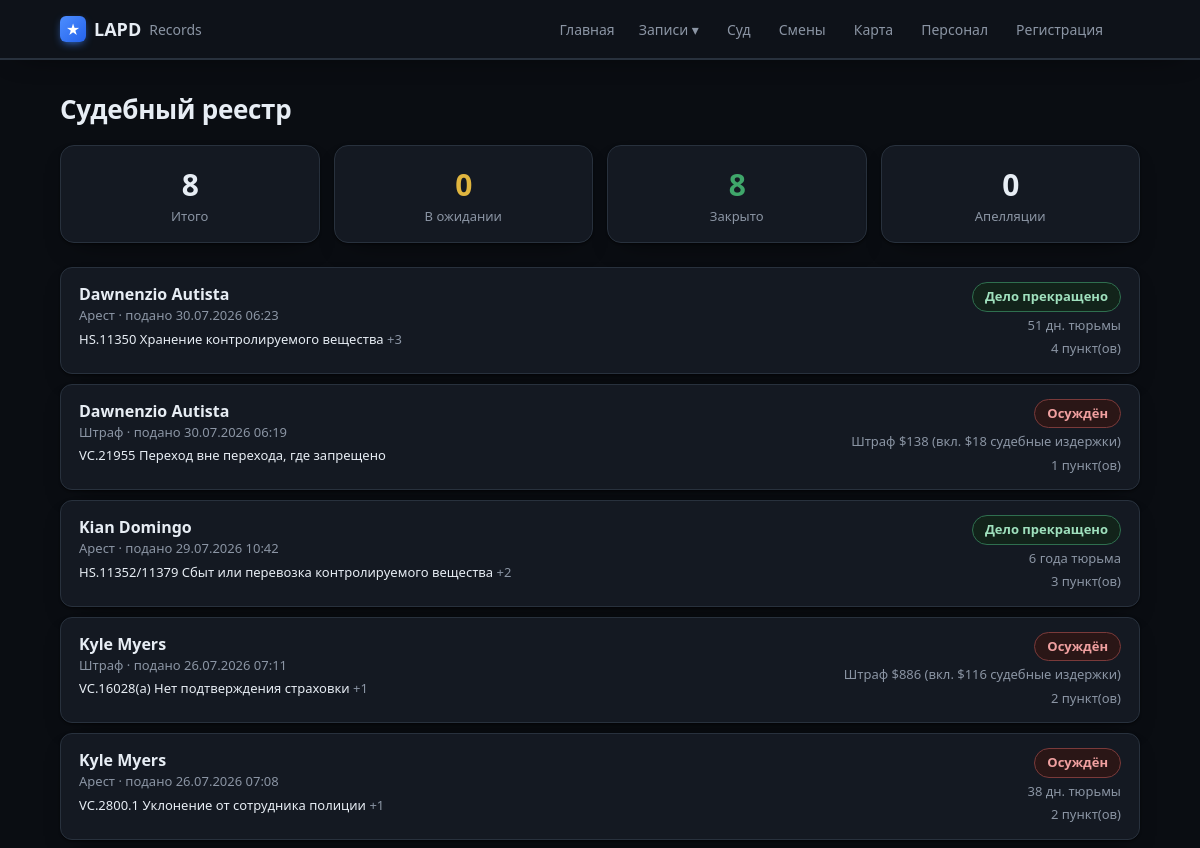
The page /court (upper part) on the database as committed earlier.
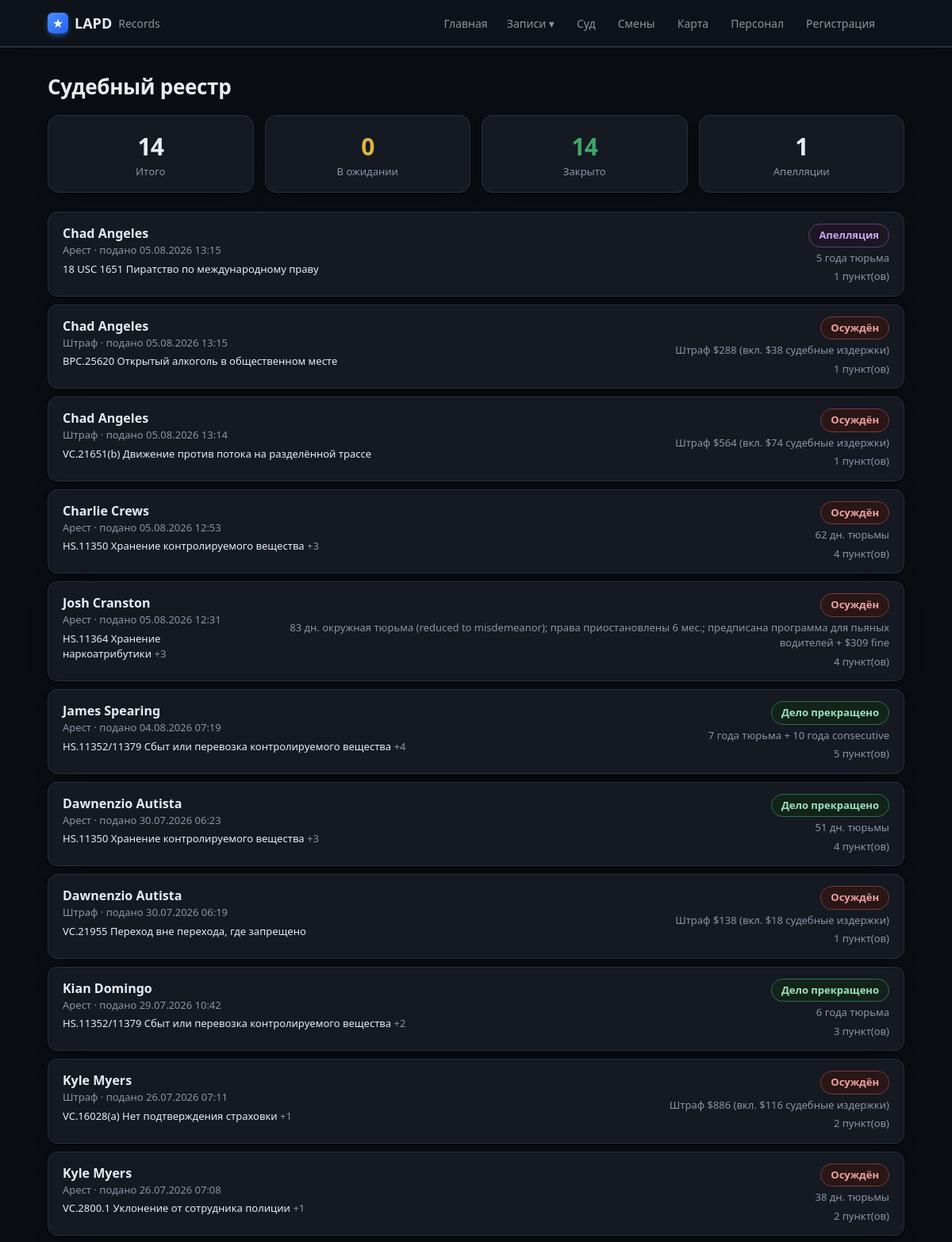
The same page on the database as committed later.
### tables this page shows
CREATE TABLE court_cases (
                id INTEGER PRIMARY KEY AUTOINCREMENT,
                external_id TEXT UNIQUE,
                subject_name TEXT,
                source TEXT,
                filed_at TEXT,
                status INTEGER,
                outcome INTEGER,
                sentence TEXT,
                notes TEXT,
                judge TEXT, prosecutor TEXT, defense TEXT, courtroom TEXT, plea TEXT,
                appeal_filed INTEGER DEFAULT 0,
                charges TEXT, timeline TEXT,
                synced_at TEXT
            );

### app/main.py (the view)
@app.route("/court")
def court():
    return render_template("court.html", cases=db.list_court_cases(200), summary=db.court_summary())

### app/db.py (called while the page is built)
def fmt_dt(iso):
    try:
        dt = datetime.datetime.fromisoformat(iso)
        return dt.strftime("%d.%m.%Y %H:%M")
    except Exception:
        return iso or "—"

@contextmanager
def get_conn():
    conn = sqlite3.connect(config.DB_PATH)
    conn.row_factory = sqlite3.Row
    try:
        yield conn
        conn.commit()
    finally:
        conn.close()

def _jsonlist(val):
    if not val:
        return []
    try:
        return json.loads(val)
    except Exception:
        return [x.strip() for x in str(val).split(",") if x.strip()]

def _fix_rooms(s):
    return re.sub(r"(\d)([А-Я])", lambda m: m.group(1) + _CYR2LAT.get(m.group(2), m.group(2)), s)

def localize(text):
    if not text or not isinstance(text, str):
        return text
    out = text
    for en, ru in _PHRASES:
        out = out.replace(en, ru)
    return _fix_rooms(out)

def court_label(status, outcome, appeal):
    if appeal:
        return "Апелляция", "st-in_court"
    if status != 3:
        return "В ожидании", "st-submitted"
    return COURT_OUTCOME.get(outcome, "Закрыто"), COURT_OUTCOME_CLS.get(outcome, "st-closed")

### app/templates/court.html (shortened to what this page needs)
{% extends "base.html" %}
{% block content %}
<h1>Судебный реестр</h1>
<section class="stats court-stats">
  <div class="stat"><div class="num">{{ summary.total }}</div><div class="lbl">Итого</div></div>
  <div class="stat"><div class="num" style="color:#e0b53f">{{ summary.pending }}</div><div class="lbl">В ожидании</div></div>
  <div class="stat"><div class="num" style="color:#3fa66a">{{ summary.closed }}</div><div class="lbl">Закрыто</div></div>
  <div class="stat"><div class="num">{{ summary.appeals }}</div><div class="lbl">Апелляции</div></div>
</section>
{% if cases %}
<div class="court-list">
  {% for c in cases %}
  <a class="court-row" href="{{ url_for('court_case_view', cid=c.id) }}">
    <div class="court-main">
      <div class="court-name">{{ c.subject_name }}</div>
      <div class="muted small">{{ c.source or '—' }} · подано {{ c.filed_fmt }}</div>
      <div class="court-charge">
        {% if c.charges %}
          {{ c.charges[0].ChargeCode }} {{ c.charges[0].Description }}
          {% if c.charges|length > 1 %}<span class="muted">+{{ c.charges|length - 1 }}</span>{% endif %}
        {% endif %}
      </div>
    </div>
    <div class="court-verdict">
      <span class="tag {{ c.label_cls }} big">{{ c.label }}</span>
      {% if c.sentence %}<div class="muted small">{{ c.sentence }}</div>{% endif %}
      <div class="muted small">{{ c.charges|length }} пункт(ов)</div>
    </div>
  </a>
  {% endfor %}
</div>
{% else %}
  <p class="empty">Судебных дел пока нет. Появятся после синхронизации с игрой (pdComp).</p>
{% endif %}
{% endblock %}

Rows that differ between the two databases and show on the page:
added court_cases: subject_name "Chad Angeles", source "Арест", filed_fmt "05.08.2026 13:15", charges "18 USC 1651", charges "Пиратство по международному праву", label "Апелляция", sentence "5 года тюрьма", charges|length "1"
added court_cases: subject_name "Chad Angeles", source "Штраф", filed_fmt "05.08.2026 13:15", charges "BPC.25620", charges "Открытый алкоголь в общественном месте", label "Осуждён", sentence "Штраф $288 (вкл. $38 судебные издержки)", charges|length "1"
added court_cases: subject_name "Chad Angeles", source "Штраф", filed_fmt "05.08.2026 13:14", charges "VC.21651(b)", charges "Движение против потока на разделённой трассе", label "Осуждён", sentence "Штраф $564 (вкл. $74 судебные издержки)", charges|length "1"
added court_cases: subject_name "Charlie Crews", source "Арест", filed_fmt "05.08.2026 12:53", charges "HS.11350", charges "Хранение контролируемого вещества", charges|length "3", label "Осуждён", sentence "62 дн. тюрьмы", charges|length "4"
added court_cases: subject_name "Josh Cranston", source "Арест", filed_fmt "05.08.2026 12:31", charges "HS.11364", charges "Хранение наркоатрибутики", charges|length "3", label "Осуждён", sentence "83 дн. окружная тюрьма (reduced to misdemeanor); права приостановлены 6 мес.; предписана программа для пьяных водителей + $309 fine", charges|length "4"
added court_cases: subject_name "James Spearing", source "Арест", filed_fmt "04.08.2026 07:19", charges "HS.11352/11379", charges "Сбыт или перевозка контролируемого вещества", charges|length "4", label "Дело прекращено", sentence "7 года тюрьма + 10 года consecutive", charges|length "5"
Other text that changed with them:
{{ summary.total }}: "8" → "14"
{{ summary.closed }}: "8" → "14"
{{ summary.appeals }}: "0" → "1"
